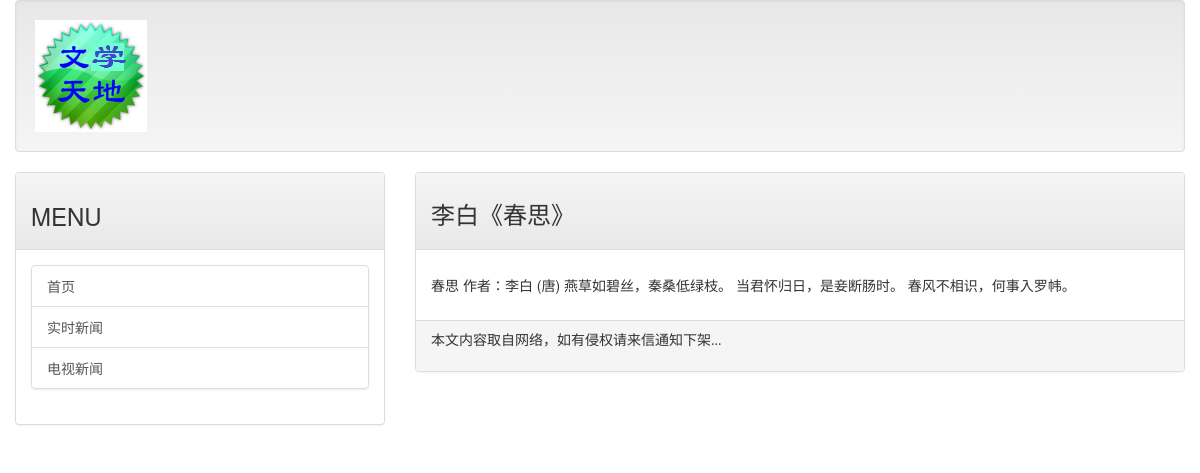
Screenshot of /post/libai02 with the database file from the repository.
### mainsite/models.py (models this page shows, shortened)
class Post(models.Model):
    title = models.CharField(max_length=200)
    slug = models.CharField(max_length=200)
    body = models.TextField()
    pub_date = models.DateTimeField(default=timezone.now)
    class meta:
        ordering = ('-pub_date',)

### mainsite/views.py (the view)
# urls.py: url(r'^post/(\w+)$', showpost),
def showpost(request, slug):
	template = get_template('post.html')
	try:
		post = Post.objects.get(slug=slug)
		if post != None:
			html = template.render(locals())
			return HttpResponse(html)
	except:
		return redirect('/')

### templates/post.html (shortened to what this page needs)
{% extends 'base.html' %}
{% load markdown_deux_tags %}
{% block headmessage %}
	<h3 style='font-family:微软雅黑;'>{{ post.title }}</h3>
{% endblock %}
{% block content %}
	<p style='font-family:微软雅黑;font-size:12pt;letter-spacing:2pt;'>
		{{ post.body | markdown }}</a>
	</p>
{% endblock %}

### rows the page displays
Post: title "李白《春思》", body "春思 作者：李白 (唐) 燕草如碧丝，秦桑低绿枝。 当君怀归日，是妾断肠时。 春风不相识，何事入罗帏。"
